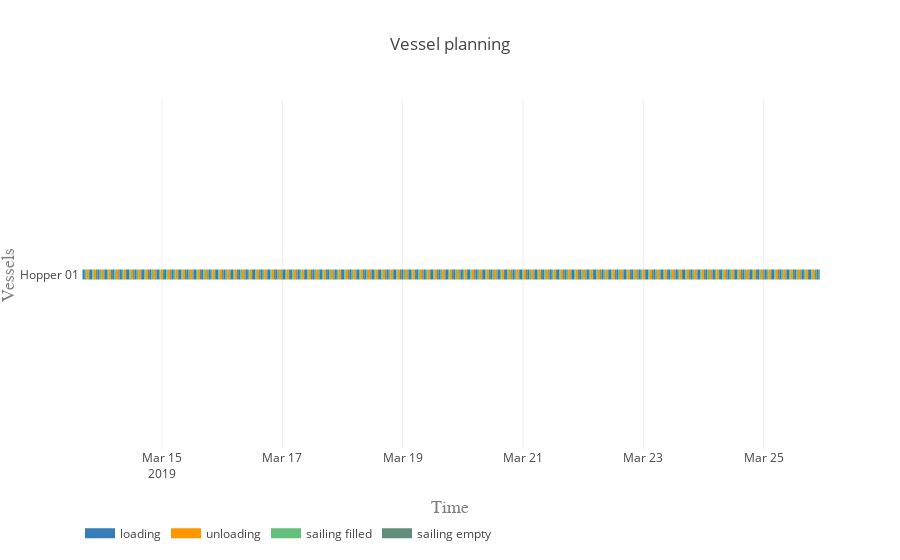

Notebook code cell kept with this figure:
### Markdown cell above
#### Vessel planning

### Code cell
vessels = [hopper]

activities = ['loading', 'unloading', 'sailing filled', 'sailing empty']
colors = {0:'rgb(55,126,184)', 1:'rgb(255,150,0)', 2:'rgb(98, 192, 122)', 3:'rgb(98, 141, 122)'}

plot.vessel_planning(vessels, activities, colors)

### Figure 1 — Plotly figure (JSON) as saved in the notebook; plotly's stock layout.template omitted (floating-point values rounded to 4 significant figures; data arrays with more than 128 entries replaced by an {"elided": "..."} marker saying what was removed)
{"data": [{"connectgaps": false, "hoverinfo": "y+name", "line": {"color": "rgb(55,126,184)", "width": 10}, "mode": "lines", "name": "loading", "type": "scatter", "uid": "f4d1f35c-4ba6-4f5f-88b8-202b8c65fcf3", "x": {"elided": "500 str values"}, "y": {"elided": "500 str values"}}, {"connectgaps": false, "hoverinfo": "y+name", "line": {"color": "rgb(255,150,0)", "width": 10}, "mode": "lines", "name": "unloading", "type": "scatter", "uid": "27f4df46-4fb6-4274-9690-e63015da7486", "x": {"elided": "500 str values"}, "y": {"elided": "500 str values"}}, {"connectgaps": false, "hoverinfo": "y+name", "line": {"color": "rgb(98, 192, 122)", "width": 10}, "mode": "lines", "name": "sailing filled", "type": "scatter", "uid": "119d01a2-9940-4be5-a3d8-71cae912e70f", "x": {"elided": "500 str values"}, "y": {"elided": "500 str values"}}, {"connectgaps": false, "hoverinfo": "y+name", "line": {"color": "rgb(98, 141, 122)", "width": 10}, "mode": "lines", "name": "sailing empty", "type": "scatter", "uid": "3c31f920-9510-471f-bcfc-6e3bb426a9d0", "x": {"elided": "495 str values"}, "y": {"elided": "495 str values"}}], "layout": {"hovermode": "closest", "legend": {"orientation": "h", "x": 0, "y": -0.2}, "title": "Vessel planning", "xaxis": {"range": ["2019-03-13 15:15:40", "2019-03-25 22:30:02.511561"], "title": "Time", "titlefont": {"color": "#7f7f7f", "family": "Courier New, monospace", "size": 18}}, "yaxis": {"title": "Vessels", "titlefont": {"color": "#7f7f7f", "family": "Courier New, monospace", "size": 18}}}}
